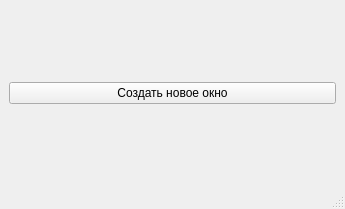
<?xml version="1.0" encoding="UTF-8"?>
<ui version="4.0">
 <class>MainWindow</class>
 <widget class="QMainWindow" name="MainWindow">
  <property name="geometry">
   <rect>
    <x>0</x>
    <y>0</y>
    <width>345</width>
    <height>209</height>
   </rect>
  </property>
  <property name="windowTitle">
   <string>MainWindow</string>
  </property>
  <widget class="QWidget" name="centralwidget">
   <layout class="QGridLayout" name="gridLayout">
    <item row="0" column="0" colspan="2">
     <widget class="QPushButton" name="pushButton_3">
      <property name="text">
       <string>Создать новое окно</string>
      </property>
     </widget>
    </item>
   </layout>
  </widget>
  <widget class="QMenuBar" name="menubar">
   <property name="geometry">
    <rect>
     <x>0</x>
     <y>0</y>
     <width>345</width>
     <height>21</height>
    </rect>
   </property>
  </widget>
  <widget class="QStatusBar" name="statusbar"/>
 </widget>
 <resources/>
 <connections/>
</ui>
